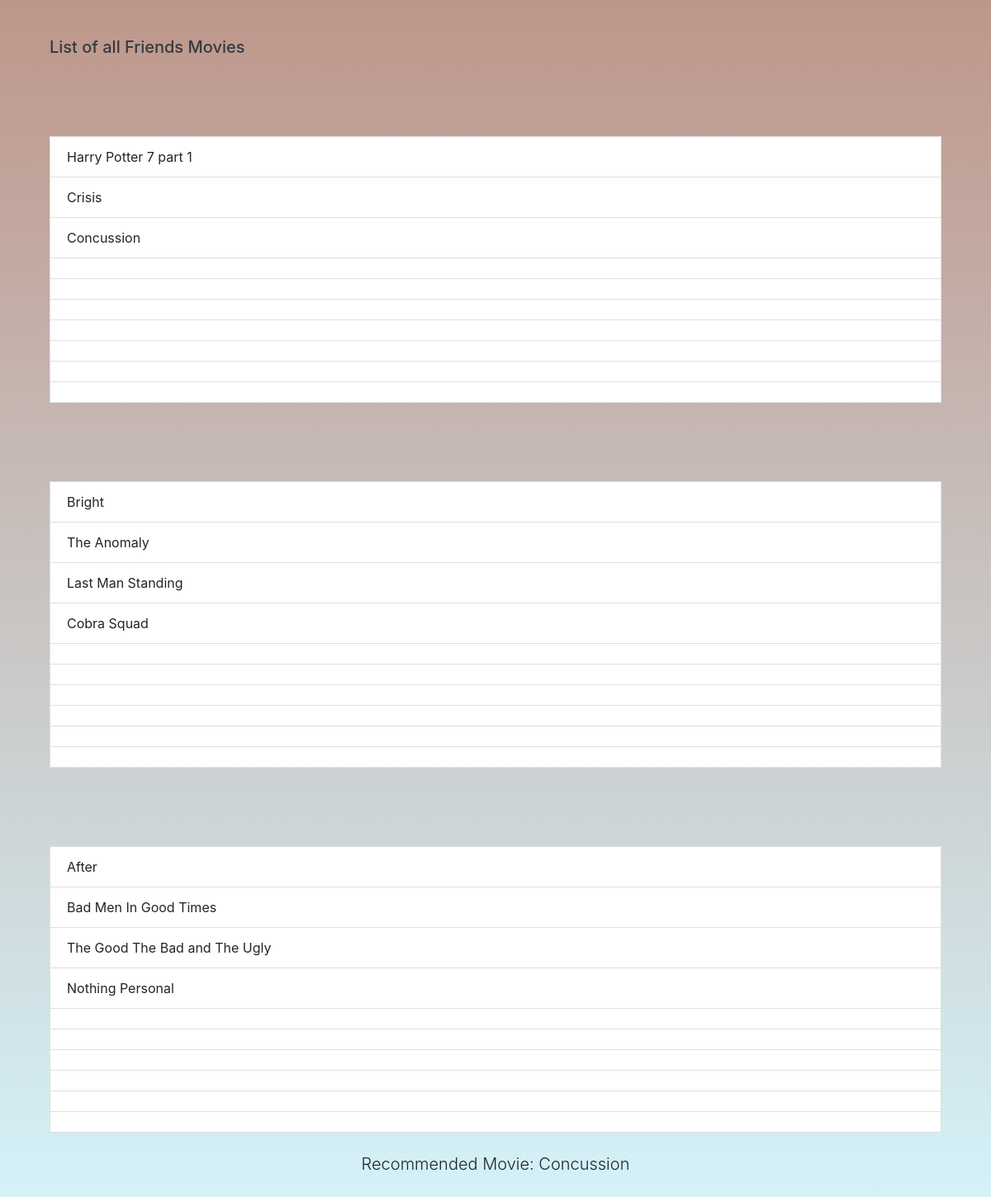
The page /recommend on the database its author committed.
### app/Movies/model.py (models this page shows, shortened)
class MoviesList(db.Model):
    id = db.Column(db.Integer, primary_key = True)
    friendId = db.Column(db.Integer)
    movie1 = db.Column(db.String(64))
    movie2 = db.Column(db.String(64))
    movie3 = db.Column(db.String(64))
    movie4 = db.Column(db.String(64))
    movie5 = db.Column(db.String(64))
    movie6 = db.Column(db.String(64))
    movie7 = db.Column(db.String(64))
    movie8 = db.Column(db.String(64))
    movie9 = db.Column(db.String(64))
    movie10 = db.Column(db.String(64))

### app/Movies/routes.py (the view)
@movies_bp.route('/recommend')
def RecommendMovie():
    movies = MoviesList.query.all()
    print(type(movies))
    list=[]
    for m in movies:
        if m.movie1:
            list.append(m.movie1)
        if m.movie2:
            list.append(m.movie2)
        if m.movie3:
            list.append(m.movie3)
        if m.movie4:
            list.append(m.movie4)
        if m.movie5:
            list.append(m.movie5)
        if m.movie6:
            list.append(m.movie6)
        if m.movie7:
            list.append(m.movie7)
        if m.movie8:
            list.append(m.movie8)
        if m.movie9:
            list.append(m.movie9)
        if m.movie10:
            list.append(m.movie10)
    print(random.choice(list))
    return render_template('DisplayMovies.html', movies = movies, randommovie = random.choice(list))

### app/Movies/templates/DisplayMovies.html (shortened to what this page needs)
{% extends 'base.html' %}
{% block content %}
<div class="home">
<div class="container">
    <h5 class="text-dark">List of all Friends Movies</h5>
        {% for set in movies %}
            <li class="list-group-item">{{set.movie1}}</li>
            <li class="list-group-item">{{set.movie2}}</li>
            <li class="list-group-item">{{set.movie3}}</li>
            <li class="list-group-item">{{set.movie4}}</li>
            <li class="list-group-item">{{set.movie5}}</li>
            <li class="list-group-item">{{set.movie6}}</li>
            <li class="list-group-item">{{set.movie7}}</li>
            <li class="list-group-item">{{set.movie8}}</li>
            <li class="list-group-item">{{set.movie9}}</li>
            <li class="list-group-item">{{set.movie10}}</li>
        {% endfor %}
            <div class="d-flex justify-content-center lead my-4">
                Recommended Movie: {{randommovie}}
            </div>
</div>
</div>
{% endblock %}

### app/static/main.css (style rules this page uses)
.home { height: auto; padding: 45px 45px; background: linear-gradient(hsla(14, 69%, 29%, 0.502), rgba(171, 234, 250, 0.5)); }

### rows shown on the page
MoviesList: movie1 "Harry Potter 7 part 1", movie2 "Crisis", movie3 "Concussion"
MoviesList: movie1 "Bright", movie2 "The Anomaly", movie3 "Last Man Standing", movie4 "Cobra Squad"
MoviesList: movie1 "After", movie2 "Bad Men In Good Times", movie3 "The Good The Bad and The Ugly", movie4 "Nothing Personal"
